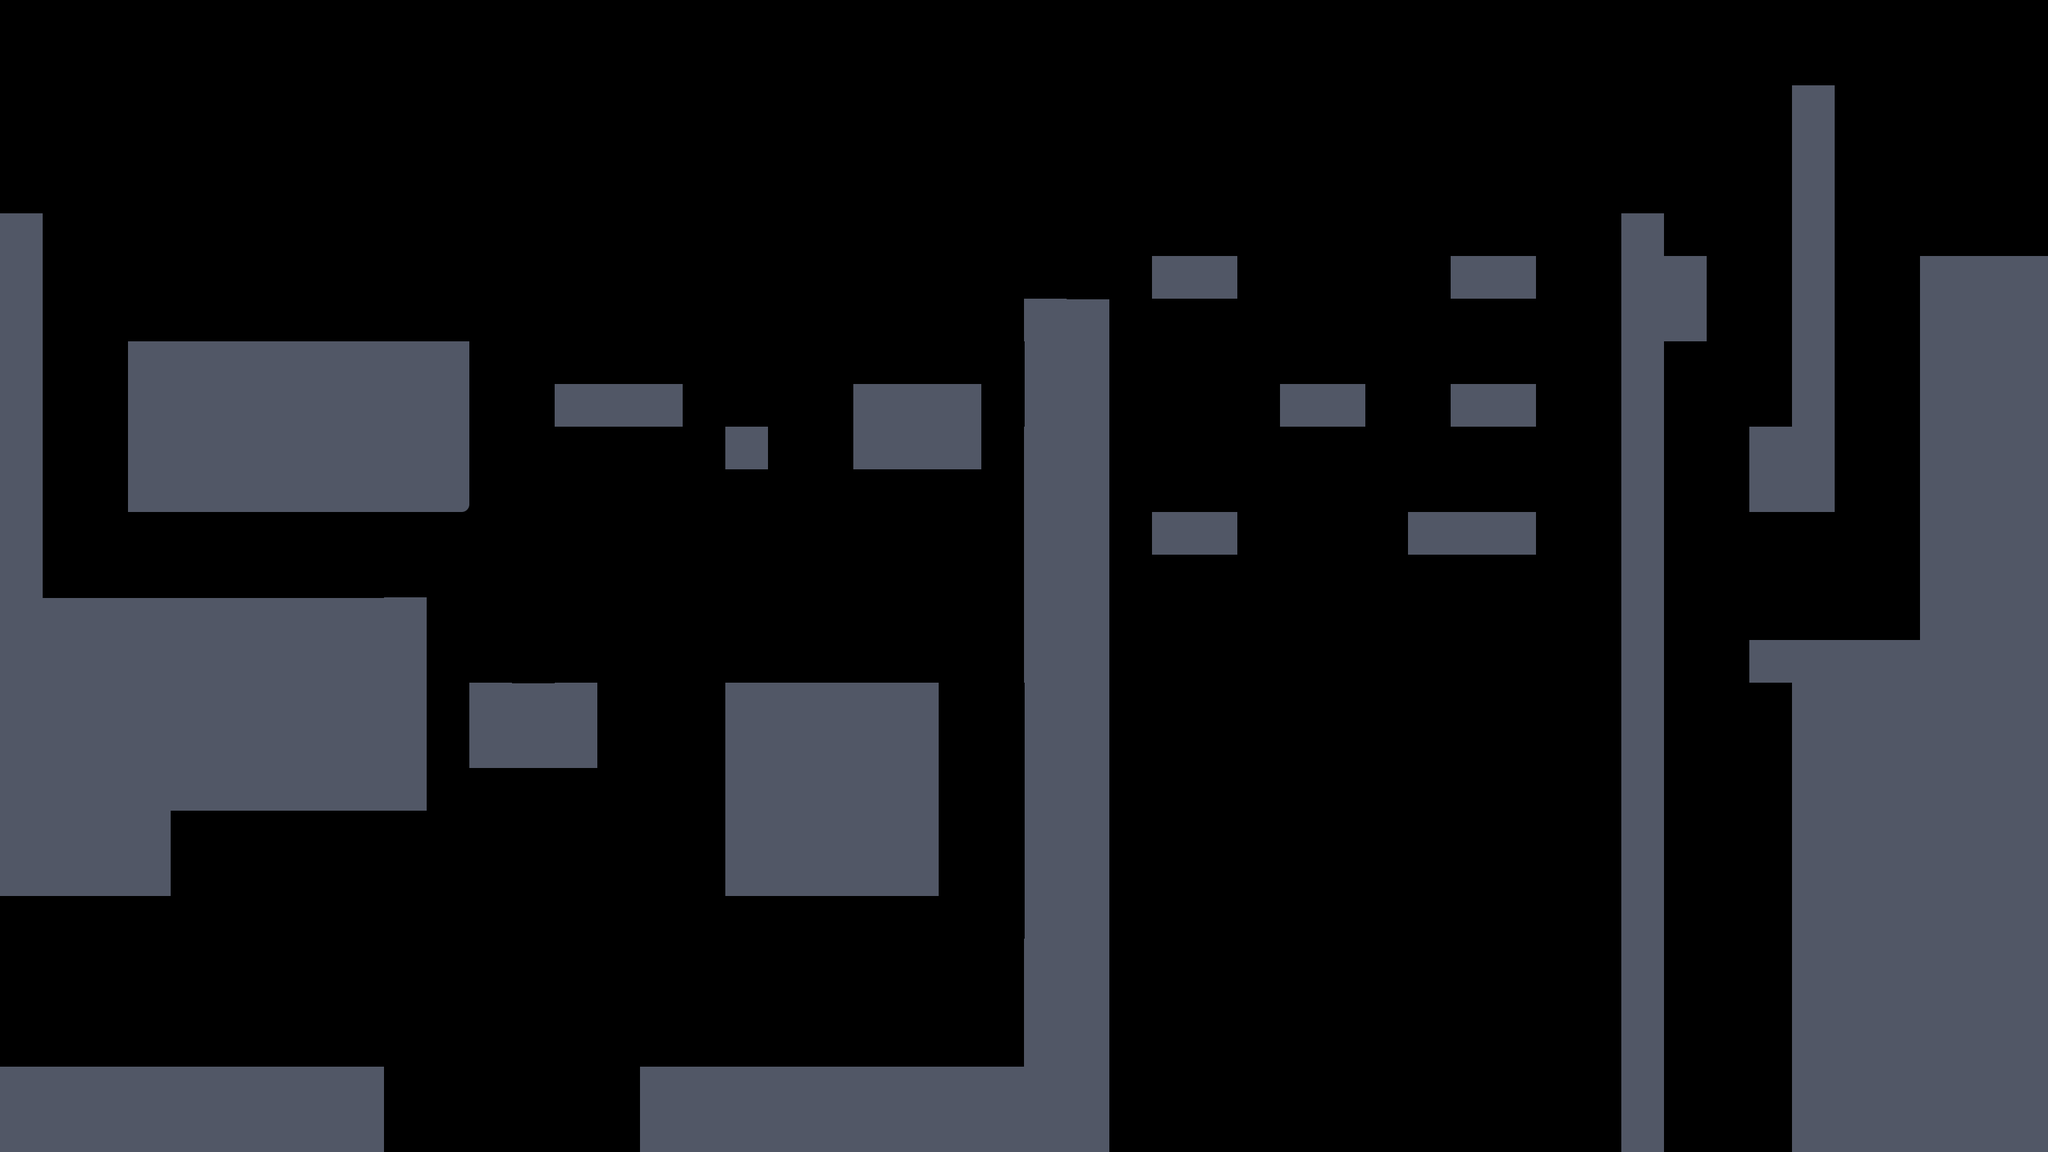

This game map was drawn from its Tiled (.tmx) file and the tilesets committed beside it. A one-line description and the full map source follow:
An orthogonal 48x27 tile map with 64x64 px tiles, 1 tile layer (layer_platforms).

<map version="1.9" tiledversion="1.9.2" orientation="orthogonal" renderorder="right-down" width="48" height="27" tilewidth="64" tileheight="64" infinite="0" nextlayerid="3" nextobjectid="2">
 <tileset firstgid="1" name="placeholder test" tilewidth="64" tileheight="64" tilecount="2052" columns="38">
  <image source="../assets/placeholder_test.png" trans="ff00ff" width="2480" height="3508" />
  <tile id="0">
   <properties>
    <property name="estSolide" type="bool" value="false" />
   </properties>
  </tile>
  <tile id="39">
   <properties>
    <property name="estSolide" type="bool" value="true" />
   </properties>
  </tile>
  <tile id="40">
   <properties>
    <property name="estSolide" type="bool" value="true" />
   </properties>
  </tile>
  <tile id="41">
   <properties>
    <property name="estSolide" type="bool" value="true" />
   </properties>
  </tile>
  <tile id="77">
   <properties>
    <property name="estSolide" type="bool" value="true" />
   </properties>
  </tile>
  <tile id="78">
   <properties>
    <property name="estSolide" type="bool" value="true" />
   </properties>
  </tile>
  <tile id="79">
   <properties>
    <property name="estSolide" type="bool" value="true" />
   </properties>
  </tile>
  <tile id="115">
   <properties>
    <property name="estSolide" type="bool" value="true" />
   </properties>
  </tile>
  <tile id="116">
   <properties>
    <property name="estSolide" type="bool" value="true" />
   </properties>
  </tile>
  <tile id="117">
   <properties>
    <property name="estSolide" type="bool" value="true" />
   </properties>
  </tile>
 </tileset>
 <layer id="1" name="layer_platforms" width="48" height="27">
  <data encoding="csv">
0,0,0,0,0,0,0,0,0,0,0,0,0,0,0,0,0,0,0,0,0,0,0,0,0,0,0,0,0,0,0,0,0,0,0,0,0,0,0,0,0,0,0,0,0,0,0,0,
0,0,0,0,0,0,0,0,0,0,0,0,0,0,0,0,0,0,0,0,0,0,0,0,0,0,0,0,0,0,0,0,0,0,0,0,0,0,0,0,0,0,0,0,0,0,0,0,
0,0,0,0,0,0,0,0,0,0,0,0,0,0,0,0,0,0,0,0,0,0,0,0,0,0,0,0,0,0,0,0,0,0,0,0,0,0,0,0,0,0,79,0,0,0,0,0,
0,0,0,0,0,0,0,0,0,0,0,0,0,0,0,0,0,0,0,0,0,0,0,0,0,0,0,0,0,0,0,0,0,0,0,0,0,0,0,0,0,0,79,0,0,0,0,0,
0,0,0,0,0,0,0,0,0,0,0,0,0,0,0,0,0,0,0,0,0,0,0,0,0,0,0,0,0,0,0,0,0,0,0,0,0,0,0,0,0,0,79,0,0,0,0,0,
79,0,0,0,0,0,0,0,0,0,0,0,0,0,0,0,0,0,0,0,0,0,0,0,0,0,0,0,0,0,0,0,0,0,0,0,0,0,79,0,0,0,79,0,0,0,0,0,
79,0,0,0,0,0,0,0,0,0,0,0,0,0,0,0,0,0,0,0,0,0,0,0,0,0,0,79,79,0,0,0,0,0,79,79,0,0,79,79,0,0,79,0,0,79,79,79,
80,0,0,0,0,0,0,0,0,0,0,0,0,0,0,0,0,0,0,0,0,0,0,0,79,41,0,0,0,0,0,0,0,0,0,0,0,0,79,79,0,0,79,0,0,79,79,79,
80,0,0,79,79,79,79,79,79,79,79,0,0,0,0,0,0,0,0,0,0,0,0,0,78,79,0,0,0,0,0,0,0,0,0,0,0,0,79,0,0,0,79,0,0,79,79,79,
80,0,0,79,79,79,79,79,79,79,79,0,0,79,79,79,0,0,0,0,79,79,79,0,78,79,0,0,0,0,79,79,0,0,79,79,0,0,79,0,0,0,79,0,0,79,79,79,
80,0,0,79,79,79,79,79,79,79,79,0,0,0,0,0,0,79,0,0,79,79,79,0,79,79,0,0,0,0,0,0,0,0,0,0,0,0,79,0,0,79,79,0,0,79,79,79,
80,0,0,79,117,117,117,117,117,117,118,0,0,0,0,0,0,0,0,0,0,0,0,0,79,79,0,0,0,0,0,0,0,0,0,0,0,0,79,0,0,79,79,0,0,79,79,79,
80,0,0,0,0,0,0,0,0,0,0,0,0,0,0,0,0,0,0,0,0,0,0,0,79,79,0,79,79,0,0,0,0,79,79,79,0,0,79,0,0,0,0,0,0,79,79,79,
80,0,0,0,0,0,0,0,0,0,0,0,0,0,0,0,0,0,0,0,0,0,0,0,79,79,0,0,0,0,0,0,0,0,0,0,0,0,79,0,0,0,0,0,0,79,79,79,
80,41,41,41,41,41,41,41,41,79,0,0,0,0,0,0,0,0,0,0,0,0,0,0,79,79,0,0,0,0,0,0,0,0,0,0,0,0,79,0,0,0,0,0,0,79,79,79,
79,79,79,79,79,79,79,79,79,80,0,0,0,0,0,0,0,0,0,0,0,0,0,0,79,79,0,0,0,0,0,0,0,0,0,0,0,0,79,0,0,79,79,79,79,79,79,79,
79,79,79,79,79,79,79,79,79,80,0,79,41,79,0,0,0,79,79,79,79,79,0,0,78,79,0,0,0,0,0,0,0,0,0,0,0,0,79,0,0,0,79,79,79,79,79,79,
117,117,79,79,117,117,79,79,79,79,0,79,79,79,0,0,0,79,79,79,79,79,0,0,78,79,0,0,0,0,0,0,0,0,0,0,0,0,79,0,0,0,79,79,79,79,79,79,
79,79,79,79,79,79,79,79,79,79,0,0,0,0,0,0,0,79,117,117,117,79,0,0,78,79,0,0,0,0,0,0,0,0,0,0,0,0,79,0,0,0,79,79,79,79,79,79,
79,79,79,79,0,0,0,0,0,0,0,0,0,0,0,0,0,79,79,79,79,79,0,0,78,79,0,0,0,0,0,0,0,0,0,0,0,0,79,0,0,0,79,79,79,79,79,79,
79,79,79,79,0,0,0,0,0,0,0,0,0,0,0,0,0,79,79,79,79,79,0,0,78,79,0,0,0,0,0,0,0,0,0,0,0,0,79,0,0,0,79,79,79,79,79,79,
0,0,0,0,0,0,0,0,0,0,0,0,0,0,0,0,0,0,0,0,0,0,0,0,78,79,0,0,0,0,0,0,0,0,0,0,0,0,79,0,0,0,79,79,79,79,79,79,
0,0,0,0,0,0,0,0,0,0,0,0,0,0,0,0,0,0,0,0,0,0,0,0,79,79,0,0,0,0,0,0,0,0,0,0,0,0,79,0,0,0,79,79,79,79,79,79,
0,0,0,0,0,0,0,0,0,0,0,0,0,0,0,0,0,0,0,0,0,0,0,0,79,79,0,0,0,0,0,0,0,0,0,0,0,0,79,0,0,0,79,79,79,79,79,79,
0,0,0,0,0,0,0,0,0,0,0,0,0,0,0,0,0,0,0,0,0,0,0,0,79,79,0,0,0,0,0,0,0,0,0,0,0,0,79,0,0,0,79,79,79,79,79,79,
79,79,79,79,79,79,79,79,79,0,0,0,0,0,0,79,79,79,79,79,79,79,79,79,79,79,0,0,0,0,0,0,0,0,0,0,0,0,79,0,0,0,79,79,79,79,79,79,
79,79,79,79,79,79,79,79,79,0,0,0,0,0,0,79,79,79,79,79,79,79,79,79,79,79,0,0,0,0,0,0,0,0,0,0,0,0,79,0,0,0,79,79,79,79,79,79
</data>
 </layer>
 <objectgroup id="2" name="Calque d'Objets 1" />
</map>
